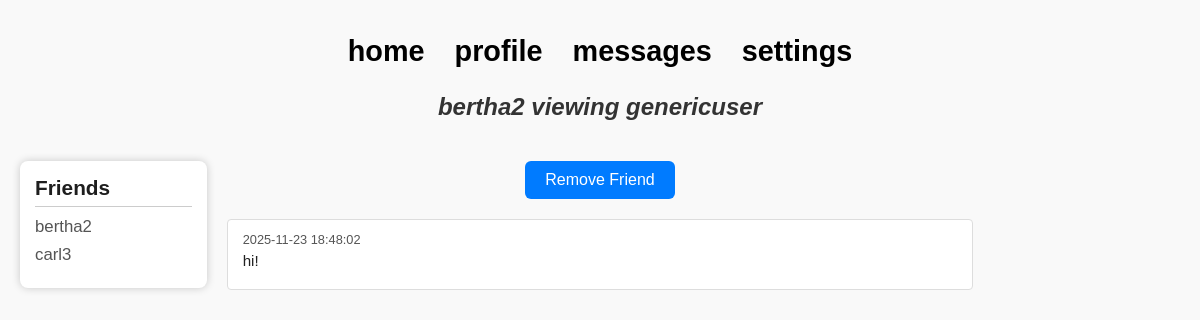
/users/genericuser (signed in), run on the app's committed database.
### tables this page shows
CREATE TABLE `Users` (
  `UserID` int UNSIGNED NOT NULL,
  `UserUsername` varchar(15) NOT NULL,
  `UserStatus` enum('Active','Restricted','Banned') DEFAULT 'Active',
  `UserType` enum('Regular','Admin') DEFAULT NULL,
  `UserDateOfBirth` date NOT NULL,
  `UserPassword` varchar(255) NOT NULL
);

CREATE TABLE `Posts` (
  `PostID` int UNSIGNED NOT NULL,
  `PostContent` varchar(240) NOT NULL,
  `PostTimestamp` timestamp NULL DEFAULT CURRENT_TIMESTAMP
);

### profile.php (the view, shortened to what this page needs)
<?php
$isLoggedIn = isset($_SESSION['username']);
$currentUserID = $isLoggedIn ? $_SESSION['id'] : null;
$currentUsername = $isLoggedIn ? $_SESSION['username'] : null;
$currentStatus = $isLoggedIn ? $_SESSION['status'] : null;
$isActive = ($currentStatus === 'Active');
$isBanned = ($currentStatus === 'Banned');
$profileUsername = $_GET['user'];
$isUser = ($currentUsername === $profileUsername);
$servername = "127.0.0.1";
$dbUsername = "root";
$dbPassword = "root";
$port = 8889;
try {
    $conn = new PDO("mysql:host=$servername;port=$port;dbname=mininet", $dbUsername, $dbPassword);
    $conn->setAttribute(PDO::ATTR_ERRMODE, PDO::ERRMODE_EXCEPTION);
} catch(PDOException $e) {
    die("Database connection failed: " . $e->getMessage());
}
$stmt = $conn->prepare("SELECT UserID, UserType FROM Users WHERE TRIM(UserUsername) = :username LIMIT 1");
$stmt->bindParam(':username', $profileUsername, PDO::PARAM_STR);
$stmt->execute();
$user = $stmt->fetch(PDO::FETCH_ASSOC);
$userID = $user['UserID'];
$friends = [];
$friendIDs = [];
$friendStmt = $conn->prepare("
    SELECT User1ID, User2ID
    FROM UserFriends
    WHERE User1ID = :id OR User2ID = :id
");
$friendStmt->bindParam(':id', $userID, PDO::PARAM_INT);
$friendStmt->execute();
foreach ($friendStmt->fetchAll(PDO::FETCH_ASSOC) as $f) {
    $friendIDs[] = ($f['User1ID'] == $userID) ? $f['User2ID'] : $f['User1ID'];
}
if (!empty($friendIDs)) {
    $placeholders = implode(',', array_fill(0, count($friendIDs), '?'));
    $stmt = $conn->prepare("SELECT UserID, UserUsername FROM Users WHERE UserID IN ($placeholders)");
    $stmt->execute($friendIDs);
    $friends = $stmt->fetchAll(PDO::FETCH_ASSOC);
}
$isFriend = $isLoggedIn && !$isUser && in_array($currentUserID, $friendIDs);
$stmt = $conn->prepare("
    SELECT P.PostID, P.PostContent, P.PostTimestamp
    FROM Posts P
    INNER JOIN UserPosts UP ON P.PostID = UP.PostID
    WHERE UP.UserID = :id
    ORDER BY P.PostTimestamp DESC
    LIMIT 50
");
$stmt->bindParam(':id', $userID, PDO::PARAM_INT);
$stmt->execute();
$posts = $stmt->fetchAll(PDO::FETCH_ASSOC);
?>
<!DOCTYPE html>
<html lang="en">
<head>
    <link rel="stylesheet" href="/css/profile.css">
    <link rel="stylesheet" href="/css/header.css">
</head>
<body>
    <?php include 'includes/header.php'; ?>
<div class="profile-layout">
    <aside class="friends-sidebar">
        <h2>Friends</h2>
        <?php if (!empty($friends)): ?>
            <ul class="friends-list">
            <?php foreach ($friends as $friend): ?>
                <li>
                    <a href="/users/<?php echo urlencode($friend['UserUsername']); ?>">
                        <?php echo htmlspecialchars($friend['UserUsername']); ?>
                    </a>
                </li>
            <?php endforeach; ?>
            </ul>
        <?php else: ?>
            <p class="no-friends">No friends yet.</p>
        <?php endif; ?>
    </aside>
    <main class="profile-content">
        <?php if ($isActive && !$isUser): ?>
            <?php if (!$isFriend): ?>
                <form action="/actions/addfriend.php" method="post" class="add-friend-form">
                    <input type="hidden" name="senderID" value="<?php echo htmlspecialchars($currentUserID); ?>">
                    <input type="hidden" name="receiverID" value="<?php echo htmlspecialchars($userID); ?>">
                    <input type="submit" value="Add Friend">
                </form>
            <?php else: ?>
                <form action="/actions/removefriend.php" method="post" class="remove-friend-form">
                    <input type="submit" value="Remove Friend">
                </form>
            <?php endif; ?>
        <?php endif; ?>
        <div class="posts-container">
            <?php if ($isBanned): ?>
                <p class="no-posts-message">You don't have permission to access this page.</p>
            <?php elseif (empty($posts)): ?>
                <p class="no-posts-message">No posts yet.</p>
            <?php else: ?>
                <?php foreach ($posts as $post): ?>
                    <div class="post-card">
                        <div class="timestamp"><?php echo htmlspecialchars($post['PostTimestamp']); ?></div>
                        <div class="content"><?php echo htmlspecialchars($post['PostContent']); ?></div>
                    </div>
                <?php endforeach; ?>
            <?php endif; ?>
        </div>
    </main>
</div>
</body>
</html>

### css/profile.css (style rules this page uses)
* { margin: 0; padding: 0; box-sizing: border-box; font-family: Arial, sans-serif; }
body { background: #f9f9f9; color: #222; display: flex; flex-direction: column; align-items: center; padding: 20px; }
a { text-decoration: none; color: #000; }
.profile-layout { display: grid; grid-template-columns: 1fr 4fr 1fr; gap: 20px; width: 100%; max-width: 1200px; margin: 20px; }
.friends-sidebar { background-color: #fff; border-radius: 8px; padding: 15px; color: #1e1e1e; box-shadow: 0 0 8px rgba(0,0,0,0.2); height: fit-content; position: sticky; top: 20px; }
.friends-sidebar h2 { font-size: 1.3em; margin-bottom: 10px; border-bottom: 1px solid #ccc; padding-bottom: 6px; }
.friends-list { list-style: none; }
.friends-list li { margin: 8px 0; }
.friends-list a { color: #555; font-size: 1.05em; }
.profile-content { display: flex; flex-direction: column; align-items: center; width: 100%; }
.posts-container { display: flex; flex-direction: column; gap: 12px; width: 100%; max-width: 800px; }
.post-card { background: #fff; border: 1px solid #ddd; border-radius: 4px; padding: 12px 15px; width: 100%; }
.post-card .timestamp { font-size: 0.8rem; color: #555; margin-bottom: 5px; }
.post-card .content { font-size: 0.95rem; margin-bottom: 8px; }
.add-friend-form, .remove-friend-form { display: flex; justify-content: center; margin-bottom: 20px; }
.add-friend-form input[type="submit"], .remove-friend-form input[type="submit"] { padding: 10px 20px; border: none; border-radius: 6px; font-size: 16px; cursor: pointer; background-color: #007BFF; color: #fff; }

### data on the page
users: UserUsername "bertha2"
users: UserUsername "carl3"
posts: PostTimestamp "2025-11-23 18:48:02", PostContent "hi!"

### other printed values
$currentUsername "bertha2"
$profileUsername "genericuser"
